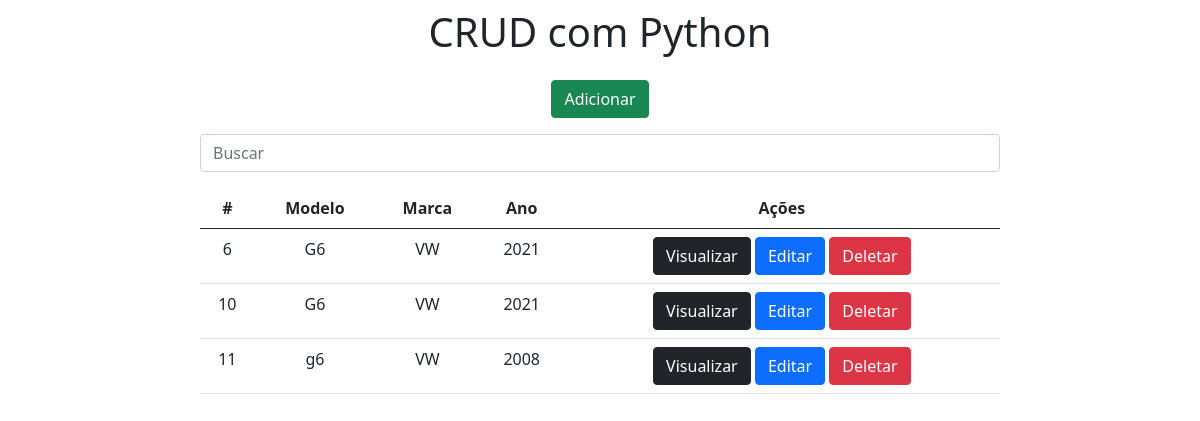
Before: / with the older database file.
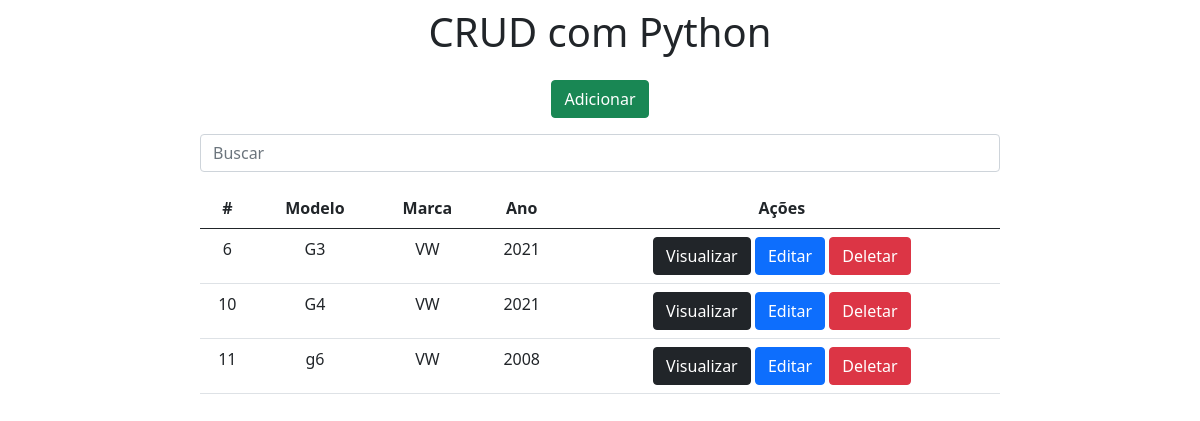
After: the same page with the newer database file.
### app/models.py (models this page shows)
class Carros(models.Model):
    modelo = models.CharField(max_length=150)
    marca = models.CharField(max_length=100)
    ano = models.IntegerField()

### app/views.py (the view)
# urls.py: 2. Add a URL to urlpatterns:  path('', views.home, name='home')
def home(request):
    data = {}
    search = request.GET.get('search')
    if search:
        data['db'] = Carros.objects.filter(modelo__icontains=search)
    else:
        data['db'] = Carros.objects.all()
    return render(request, 'index.html', data)

### app/templates/index.html (shortened to what this page needs)
<!doctype html>
<html lang="pt-br">
<head>
    <link href="https://cdn.jsdelivr.net/npm/bootstrap@5.0.1/dist/css/bootstrap.min.css" rel="stylesheet"
>
</head>
<body>
<div class="col-8 m-auto pt-2 pb-2 text-center">
    <h1>CRUD com Python</h1>
</div>
<div class="col-8 m-auto pt-2 pb-2 text-center">
    <a href="form/" class="btn btn-success">Adicionar</a>
</div>
<div class="col-8 m-auto pt-2 pb-2 text-center">
    <form action="/" method="GET">
        <input type="text" class="form-control" name="search" id="search" placeholder="Buscar">
    </form>
</div>
<div class="col-8 m-auto pt-2 pb-2 text-center">
    <table class="table">
        <thead>
        <tr>
            <th scope="col">#</th>
            <th scope="col">Modelo</th>
            <th scope="col">Marca</th>
            <th scope="col">Ano</th>
            <th scope="col">Ações</th>
        </tr>
        </thead>
        <tbody>
        {% for dbs in db %}
        <tr>
            <td>{{dbs.id}}</td>
            <td>{{dbs.modelo}}</td>
            <td>{{dbs.marca}}</td>
            <td>{{dbs.ano}}</td>
            <td>
                <a href="view/{{dbs.id}}" class="btn btn-dark">Visualizar</a>
                <a href="edit/{{dbs.id}}" class="btn btn-primary">Editar</a>
                <a href="delete/{{dbs.id}}" class="btn btn-danger btnDel">Deletar</a>
            </td>
        </tr>
        {% endfor %}
        </tbody>
    </table>
</div>
{% load static%}
</body>
</html>

Changed rows visible on the page:
changed Carros id 6: modelo "G6" → "G3"
changed Carros id 10: modelo "G6" → "G4"
